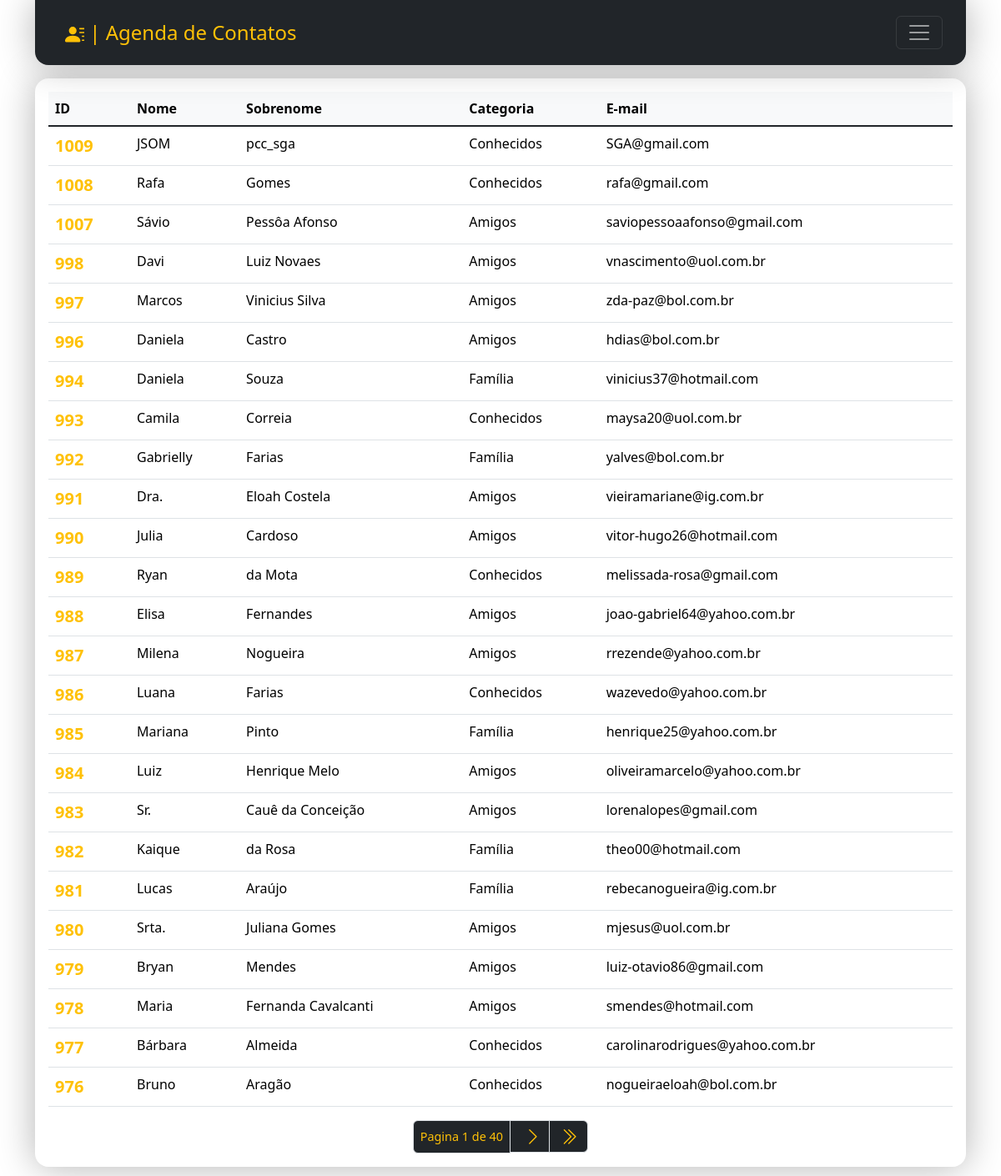
/, run on an earlier commit of the app's database.
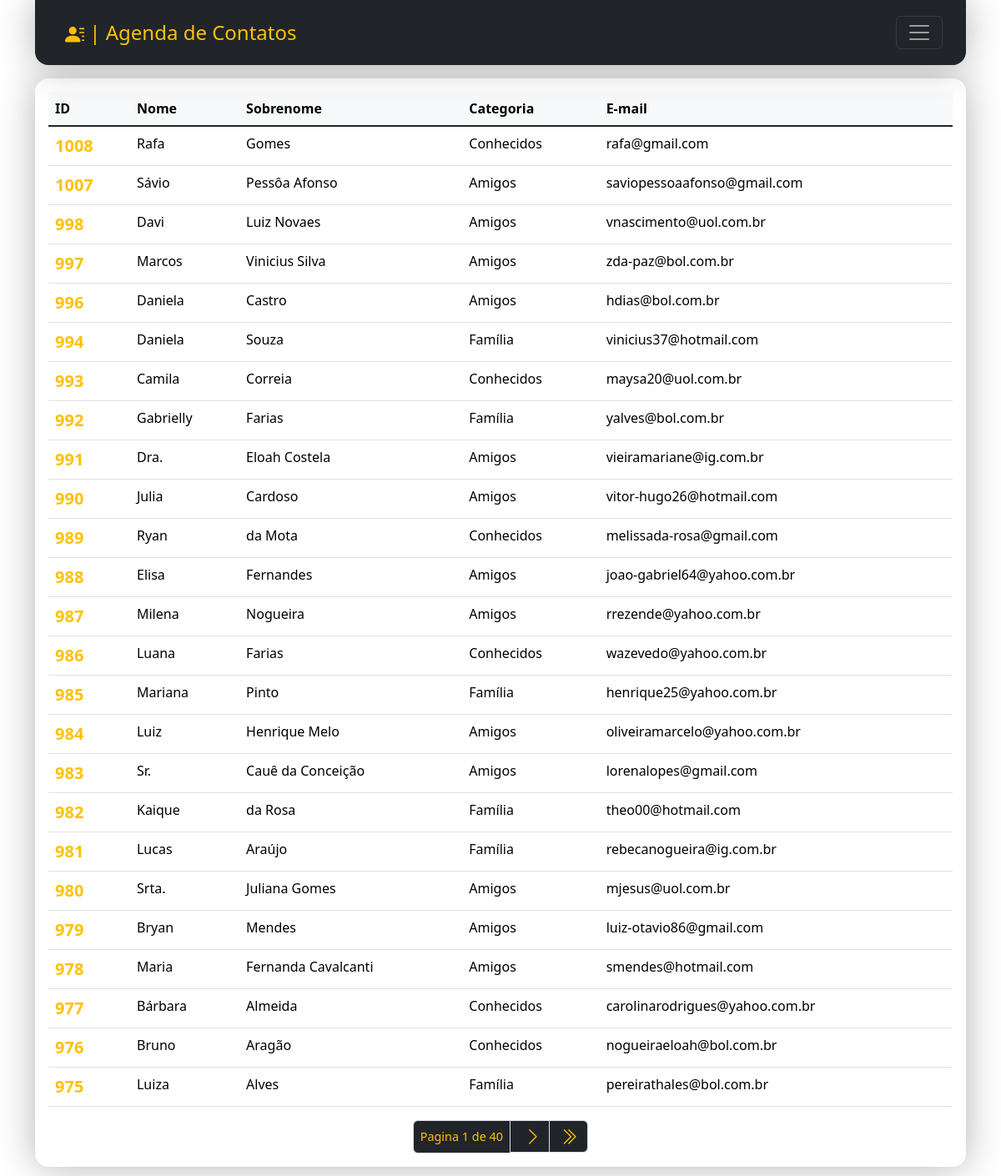
And on a later commit of the database.
### contact/models.py (models this page shows, shortened)
class Contact(models.Model):
    first_name = models.CharField(max_length=50)
    last_name = models.CharField(max_length=50, blank=True)
    phone = models.CharField(max_length=50)
    email = models.EmailField(max_length=254, blank=True)
    created_date = models.DateTimeField(default=timezone.now)
    description = models.TextField(blank=True)
    show = models.BooleanField(default=True)
    picture = models.ImageField(blank=True, upload_to='pictures/%Y/%m/')
    category = models.ForeignKey(
        Category,
        on_delete=models.SET_NULL,
        blank=True, null=True
    )
    owner = models.ForeignKey(
        User,
        on_delete=models.SET_NULL,
        blank=True, null=True
    )

class Category(models.Model):
    class Meta:
        verbose_name = 'Category'
        verbose_name_plural = 'Categories'
    name = models.CharField(max_length=50)
    def __str__(self) -> str:
        return self.name

### contact/views/contact_views.py (the view)
# urls.py: path('', views.index, name='index'),
def index(request):
    contacts = Contact.objects\
        .filter(show=True)\
        .order_by('-id')
    paginator = Paginator(contacts, 25)
    page_number = request.GET.get("page")
    page_obj = paginator.get_page(page_number)
    context = {
        'page_obj': page_obj,
        'site_title': 'Contatos',
    }
    return render(
        request,
        'contact/index.html',
        context
    )

### contact/templates/contact/index.html (shortened to what this page needs)
{% extends "global/base.html" %}
{% block corpo %}
<div class="w-100 mx-3 mt-3 table-responsive">
    {% if page_obj %}
    <table class=" table table-hover">
        <thead class="table-light">
          <tr>
            <th scope="col">ID</th>
            <th scope="col">Nome</th>
            <th scope="col">Sobrenome</th>
            <th scope="col">Categoria</th>
            <th scope="col">E-mail</th>
          </tr>
        </thead>
        <tbody class="table-group-divider">
            {% for contact in page_obj %}
                    <tr>
                        <th scope="row">
                            <a
                            class="link-warning link-offset-2 link-underline-opacity-0 link-underline-opacity-100-hover fs-5"
                            href=" {% url "contact:contact" contact.id %} "
                            >
                                {{contact.id}}
                            </a>
                        </th>
                        <td>
                            {{contact.first_name}}
                        </td>
                        <td>
                            {{contact.last_name}}
                        </td>
                        <td>
                            {{contact.category}}
                        </td>
                        <td>
                            {{contact.email}}
                        </td>
                    </tr>
            {% endfor %}
        </tbody>
      </table>
{% endif %}
{% endblock corpo %}

What changed in the data, as far as the page shows it:
removed Contact: id "1009", first_name "JSOM", last_name "pcc_sga", category "Conhecidos", email "SGA@gmail.com"
now on this page (row unchanged): Contact: id "975", first_name "Luiza", last_name "Alves", category "Família", email "pereirathales@bol.com.br"
